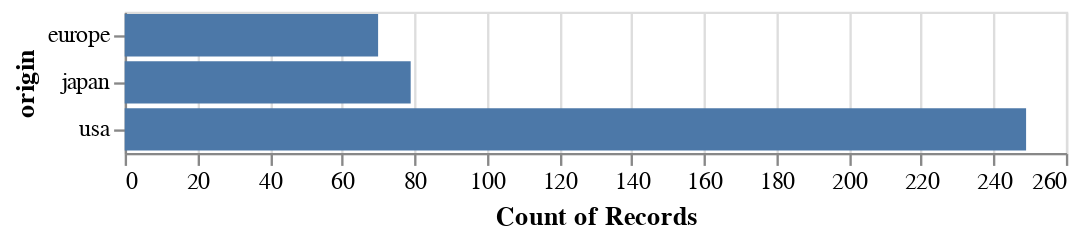

The notebook cell this image was saved under:
### Code cell
# altair
alt.Chart(mpg).mark_bar().encode(
    y='origin',
    x='count()')

### Figure 1 — Vega-Lite specification as saved in the notebook (floating-point values rounded to 4 significant figures; data arrays with more than 128 entries replaced by an {"elided": "..."} marker saying what was removed)
{"config": {"view": {"continuousWidth": 400, "continuousHeight": 300}}, "data": {"name": "data-f1198cc0481ad698d7dc4699e0a3efa7"}, "mark": "bar", "encoding": {"x": {"aggregate": "count", "type": "quantitative"}, "y": {"field": "origin", "type": "nominal"}}, "$schema": "https://vega.github.io/schema/vega-lite/v4.17.0.json", "datasets": {"data-f1198cc0481ad698d7dc4699e0a3efa7": {"elided": "398 records"}}}
